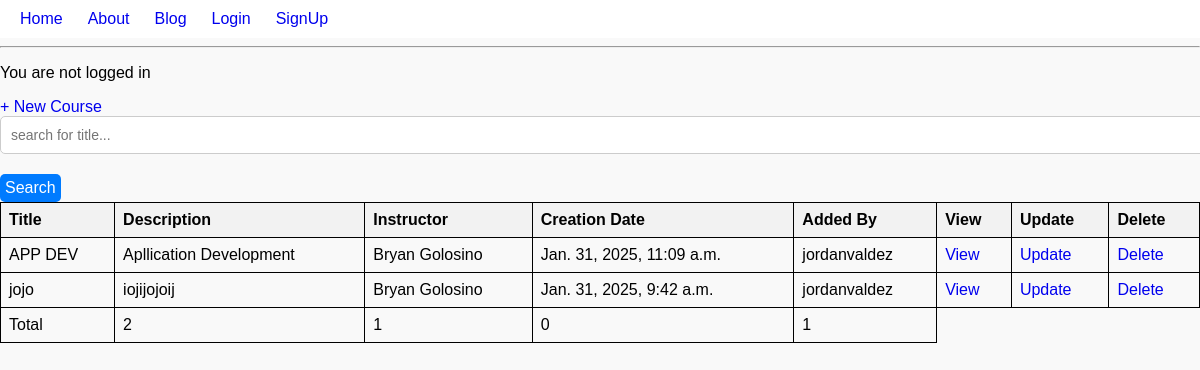
Screenshot of /blog/ with the database file from the repository.
### app/models.py (models this page shows, shortened)
class Course(models.Model):
    title = models.CharField(max_length=200)
    description = models.TextField()
    user = models.ForeignKey("auth.User", on_delete=models.CASCADE)
    instructor = models.ForeignKey(Instructor, on_delete=models.CASCADE, related_name='courses')
    created_at = models.DateTimeField(auto_now_add=True)

class Instructor(models.Model):
    first_name = models.CharField(max_length=100)
    last_name = models.CharField(max_length=100)
    email = models.EmailField(unique=True)
    bio = models.TextField(blank=True, null=True)
    def __str__(self):
        return f"{self.first_name} {self.last_name}"

### app/views.py (the view)
# urls.py: path('blog/', CourseListView.as_view(), name='course'),
class CourseListView(ListView):
    model = Course
    context_object_name = 'courses'
    template_name = 'app/course_list.html'
    def get_context_data(self, **kwargs):
        context = super().get_context_data(**kwargs)
        query = self.request.GET.get('q', '')
        if query:
            filtered_courses = Course.objects.filter(title__icontains=query).order_by('-created_at')
        else:
            filtered_courses = Course.objects.all().order_by('-created_at')
        context['courses'] = filtered_courses
        context['total_courses'] = Course.objects.count()
        context['total_instructors'] = Instructor.objects.count()
        context['total_lessons'] = Lesson.objects.count()
        context['total_users'] = User.objects.count()
        context['sum_course_instructors'] = filtered_courses.aggregate(Sum('instructor'))['instructor__sum'] or 0
        return context

### app/templates/app/course_list.html
{% extends 'app/base.html' %}
{% load static %}
{% block content %}
<a href="{% url 'course_create' %}">+ New Course</a>
<br>
<form method="get" action="{% url 'course' %}">
    <label>
        <input type="text" name="q" placeholder="search for title..." value="{{search_query}}">
    </label>
    <button class="s" type="button">Search</button>
</form>
<table>
    <thread>
    <tr>
        <th>Title</th>
        <th>Description</th>
        <th>Instructor</th>
        <th>Creation Date</th>
        <th>Added By</th>
        <th>View</th>
        <th>Update</th>
        <th>Delete</th>
    </tr>
    </thread>
    <tbody>
    {% for course in courses %}
        <tr>
            <td>{{course.title}}</td>
            <td>{{course.description}}</td>
            <td>{{course.instructor}}</td>
            <td>{{course.created_at}}</td>
            <td>{{course.user}}</td>
            <td><a href="{% url 'course_detail' course.pk%}">View</a></td>
            <td><a href="{% url 'course_update' course.pk%}">Update</a></td>
            <td><a href="{% url 'course_delete' course.pk%}">Delete</a></td>
        </tr>
    {% endfor %}
    </tbody>
    <tfoot>
        <tr>
            <td>Total</td>
            <td colspan="1">{{total_courses}}</td>
            <td>{{total_instructors}}</td>
            <td>{{total_lessons}}</td>
            <td>{{total_users}}</td>
        </tr>
    </tfoot>
</table>
{% endblock content %}

### app/templates/app/base.html (shortened to what this page needs)
{% load static %}
<!DOCTYPE html>
<html lang="en">
<head>
    <link rel="stylesheet" href="{% static 'css/base.css' %}">
</head>
<body>
    {% include 'app/navbar.html' %}
    {% if user.is_authenticated %}
    <p>Hi {{user.username}}</p>
    <form method="post" action="{% url 'logout' %}">
        {% csrf_token %}
        <button type="submit">Log Out</button>
    </form>
    {% else %}
    <p>You are not logged in</p>
    {% endif %}
    {% block content %}
    {% endblock content %}
</body>
</html>

### app/templates/app/navbar.html
<header>
    <body>
        <nav class="navbar">
            <ul class="nav-links">
                <li><a href="{% url 'home' %}">Home</a></li>
                <li><a href="{% url 'about' %}">About</a></li>
                <li><a href="{% url 'course' %}">Blog</a></li>
                <li><a href="{% url 'login' %}">Login</a></li>
                <li><a href="{% url 'signup' %}">SignUp</a></li>
            </ul>
        </nav>
        <hr class="seperator">
    </body>
</header>

### static/css/base.css (style rules this page uses)
body, ul { margin: 0; padding: 0; box-sizing: border-box; }
body { font-family: Arial, sans-serif; background-color: #f9f9f9; }
.navbar { display: flex; justify-content: flex-start; padding: 10px 20px; background-color: white; }
.nav-links { list-style: none; display: flex; gap: 20px; }
label { font-weight: 600; display: block; margin-bottom: 5px; }
input, select, textarea { width: 100%; padding: 10px; margin-bottom: 15px; border: 1px solid #ccc; border-radius: 5px; font-size: 14px; }
button { background-color: #007bff; color: white; border: none; padding: 5px; font-size: 16px; border-radius: 5px; cursor: pointer; transition: 0.3s; }
table { width: 100%; border-collapse: collapse; }
th, td { border: 1px solid black; padding: 8px; text-align: left; }
th { background-color: #f2f2f2; }
a { text-decoration: none; margin-right: 5px; }

### rows the page displays
Course: title "APP DEV", description "Apllication Development", instructor "Bryan Golosino", created_at "Jan. 31, 2025, 11:09 a.m.", user "jordanvaldez"
Course: title "jojo", description "iojijojoij", instructor "Bryan Golosino", created_at "Jan. 31, 2025, 9:42 a.m.", user "jordanvaldez"

### other values shown
{{ total_courses }} "2"
{{ total_instructors }} "1"
{{ total_lessons }} "0"
{{ total_users }} "1"
